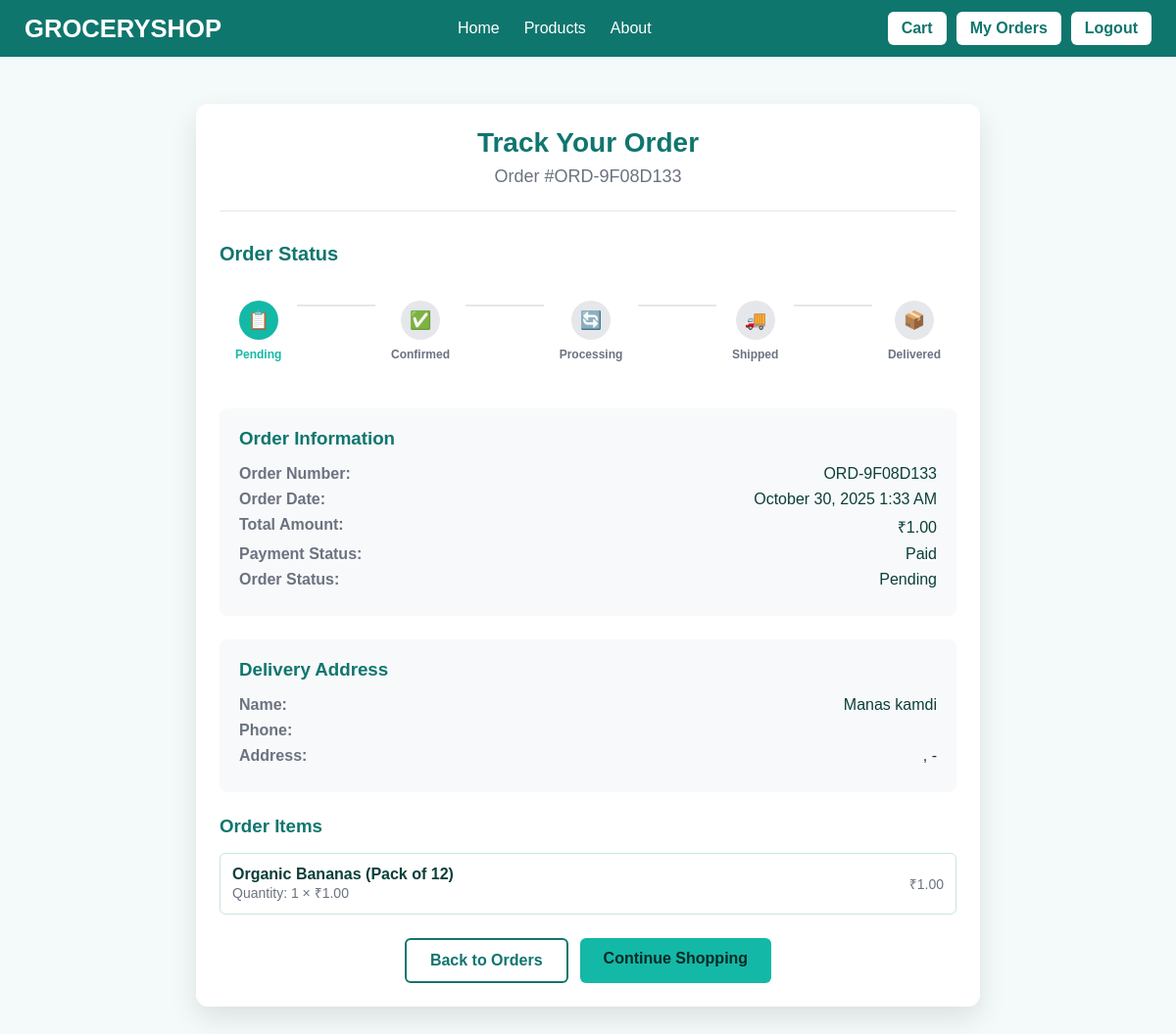
Page /track-order/ORD-9F08D133/ (signed in) on the committed database.
### GroceryShopApp/models.py (models this page shows, shortened)
class Order(models.Model):
    ORDER_STATUS_CHOICES = [
        ('pending', 'Pending'),
        ('confirmed', 'Confirmed'),
        ('processing', 'Processing'),
        ('shipped', 'Shipped'),
        ('delivered', 'Delivered'),
        ('cancelled', 'Cancelled'),
    ]
    PAYMENT_STATUS_CHOICES = [
        ('pending', 'Pending'),
        ('paid', 'Paid'),
        ('failed', 'Failed'),
        ('refunded', 'Refunded'),
    ]
    user = models.ForeignKey(User, on_delete=models.CASCADE)
    order_number = models.CharField(max_length=20, unique=True)
    total_amount = models.DecimalField(max_digits=10, decimal_places=2)
    order_status = models.CharField(max_length=20, choices=ORDER_STATUS_CHOICES, default='pending')
    payment_status = models.CharField(max_length=20, choices=PAYMENT_STATUS_CHOICES, default='pending')
    payment_id = models.CharField(max_length=100, blank=True, null=True)
    delivery_name = models.CharField(max_length=100)
    delivery_phone = models.CharField(max_length=20)
    delivery_address = models.CharField(max_length=255)
    delivery_area = models.CharField(max_length=100)
    delivery_landmark = models.CharField(max_length=100, blank=True, null=True)
    delivery_pincode = models.CharField(max_length=10)
    created_at = models.DateTimeField(auto_now_add=True)
    updated_at = models.DateTimeField(auto_now=True)

class OrderItem(models.Model):
    order = models.ForeignKey(Order, on_delete=models.CASCADE)
    product = models.ForeignKey(Product, on_delete=models.CASCADE)
    quantity = models.PositiveIntegerField()
    price = models.DecimalField(max_digits=10, decimal_places=2)  # Price at time of order
    @property
    def total_price(self):
        if self.price is None or self.quantity is None:
            return 0
        return self.price * self.quantity

class Product(models.Model):
    name = models.CharField(max_length=200)
    description = models.TextField(blank=True)
    price = models.DecimalField(max_digits=10, decimal_places=2)
    image = models.ImageField(upload_to='products/', blank=True, null=True)
    stock_quantity = models.PositiveIntegerField(default=0)
    category = models.CharField(max_length=100, blank=True)
    created_at = models.DateTimeField(auto_now_add=True)
    updated_at = models.DateTimeField(auto_now=True)

### GroceryShopApp/views.py (the view)
# urls.py: path("track-order/<str:order_number>/", views.track_order, name="track_order"),
@login_required
def track_order(request, order_number):
    order = get_object_or_404(Order, order_number=order_number, user=request.user)
    order_status_list = [
        ("pending", "📋", "Pending"),
        ("confirmed", "✅", "Confirmed"),
        ("processing", "🔄", "Processing"),
        ("shipped", "🚚", "Shipped"),
        ("delivered", "📦", "Delivered"),
    ]
    return render(request, "TrackOrder.html", {"order": order, "order_status_list": order_status_list})

### templates/TrackOrder.html (shortened to what this page needs)
<!DOCTYPE html>
<html lang="en">
<head>
    {% load static %}
</head>
<body>
    {% include 'Navbar.html' %}
    <div class="container">
        <div class="order-header">
            <h1 class="order-title">Track Your Order</h1>
            <p class="order-number">Order #{{ order.order_number }}</p>
        </div>
        {% if order %}
            <div class="tracking-section">
                <h3 class="tracking-title">Order Status</h3>
                <div class="tracking-steps">
                    <div class="step {% if order.order_status == 'pending' %}current{% elif order.order_status in 'confirmed,processing,shipped,delivered' %}completed{% else %}pending{% endif %}">
                        <div class="step-icon">📋</div>
                        <div class="step-label">Pending</div>
                    </div>
                    <div class="step {% if order.order_status == 'confirmed' %}current{% elif order.order_status in 'processing,shipped,delivered' %}completed{% else %}pending{% endif %}">
                        <div class="step-icon">✅</div>
                        <div class="step-label">Confirmed</div>
                    </div>
                    <div class="step {% if order.order_status == 'processing' %}current{% elif order.order_status in 'shipped,delivered' %}completed{% else %}pending{% endif %}">
                        <div class="step-icon">🔄</div>
                        <div class="step-label">Processing</div>
                    </div>
                    <div class="step {% if order.order_status == 'shipped' %}current{% elif order.order_status == 'delivered' %}completed{% else %}pending{% endif %}">
                        <div class="step-icon">🚚</div>
                        <div class="step-label">Shipped</div>
                    </div>
                    <div class="step {% if order.order_status == 'delivered' %}completed{% else %}pending{% endif %}">
                        <div class="step-icon">📦</div>
                        <div class="step-label">Delivered</div>
                    </div>
                </div>
            </div>
            <div class="order-details">
                <h3>Order Information</h3>
                <div class="detail-row">
                    <span class="detail-label">Order Number:</span>
                    <span class="detail-value">{{ order.order_number }}</span>
                </div>
                <div class="detail-row">
                    <span class="detail-label">Order Date:</span>
                    <span class="detail-value">{{ order.created_at|date:"F d, Y g:i A" }}</span>
                </div>
                <div class="detail-row">
                    <span class="detail-label">Total Amount:</span>
                    <span class="detail-value">₹{{ order.total_amount }}</span>
                </div>
                <div class="detail-row">
                    <span class="detail-label">Payment Status:</span>
                    <span class="detail-value">{{ order.get_payment_status_display }}</span>
                </div>
                <div class="detail-row">
                    <span class="detail-label">Order Status:</span>
                    <span class="detail-value">{{ order.get_order_status_display }}</span>
                </div>
            </div>
            <div class="order-details">
                <h3>Delivery Address</h3>
                <div class="detail-row">
                    <span class="detail-label">Name:</span>
                    <span class="detail-value">{{ order.delivery_name }}</span>
                </div>
                <div class="detail-row">
                    <span class="detail-label">Phone:</span>
                </div>
                <div class="detail-row">
                    <span class="detail-label">Address:</span>
                    <span class="detail-value">{{ order.delivery_address }}, {{ order.delivery_area }}{% if order.delivery_landmark %}, {{ order.delivery_landmark }}{% endif %} - {{ order.delivery_pincode }}</span>
                </div>
            </div>
            <div class="order-items">
                <h3>Order Items</h3>
                <div class="item-list">
                    {% for item in order.orderitem_set.all %}
                    <div class="item">
                        <div>
                            <div class="item-name">{{ item.product.name }}</div>
                            <div class="item-details">Quantity: {{ item.quantity }} × ₹{{ item.price }}</div>
                        </div>
                        <div class="item-details">₹{{ item.total_price }}</div>
                    </div>
                    {% endfor %}
                </div>
            </div>
            <div class="actions">
                <a href="{% url 'my_orders' %}" class="btn-secondary">Back to Orders</a>
                <a href="{% url 'products' %}" class="btn-primary">Continue Shopping</a>
            </div>
        {% endif %}
    </div>
</body>
</html>

### templates/TrackOrder.html (style rules this page uses)
:root { --bg: #f3faf9; --text: #0b3f3a; --brand: #0f766e; --primary: #14b8a6; --primary-strong: #0ea5a3; --on-primary: #062a27; --field: #ffffff; --field-border: #c7e7e2; --success: #10b981; --error: #ef4444; --warning: #f59e0b; }
body { margin: 0; font-family: system-ui, -apple-system, Segoe UI, Roboto, Helvetica, Arial, "Apple Color Emoji", "Segoe UI Emoji"; background: var(--bg); color: var(--text); }
.container { max-width: 800px; margin: 48px auto; background: #ffffff; padding: 24px; border-radius: 12px; box-shadow: 0 12px 28px rgba(0, 0, 0, 0.10); }
.order-header { text-align: center; margin-bottom: 32px; padding-bottom: 24px; border-bottom: 1px solid #e5e7eb; }
.order-title { font-size: 28px; color: var(--brand); margin: 0 0 8px 0; }
.order-number { font-size: 18px; color: #6b7280; margin: 0; }
.tracking-section { margin-bottom: 32px; }
.tracking-title { font-size: 20px; color: var(--brand); margin: 0 0 20px 0; }
.tracking-steps { display: flex; justify-content: space-between; align-items: center; margin-bottom: 24px; position: relative; }
.tracking-steps::before { content: ''; position: absolute; top: 20px; left: 0; right: 0; height: 2px; background: #e5e7eb; z-index: 1; }
.step { display: flex; flex-direction: column; align-items: center; position: relative; z-index: 2; background: var(--field); padding: 16px; border-radius: 8px; }
.step-icon { width: 40px; height: 40px; border-radius: 50%; display: flex; align-items: center; justify-content: center; font-size: 18px; margin-bottom: 8px; transition: all 0.3s ease; }
.step.current .step-icon { background: var(--primary); color: white; }
.step.pending .step-icon { background: #e5e7eb; color: #6b7280; }
.step-label { font-size: 12px; font-weight: 600; text-align: center; color: var(--text); }
.step.current .step-label { color: var(--primary); }
.step.pending .step-label { color: #6b7280; }
.order-details { background: #f8f9fa; padding: 20px; border-radius: 8px; margin-bottom: 24px; }
.order-details h3 { margin: 0 0 16px 0; color: var(--brand); }
.detail-row { display: flex; justify-content: space-between; margin-bottom: 8px; }
.detail-label { font-weight: 600; color: #6b7280; }
.detail-value { color: var(--text); }
.order-items { margin-bottom: 24px; }
.order-items h3 { margin: 0 0 16px 0; color: var(--brand); }
.item-list { display: grid; gap: 12px; }
.item { display: flex; justify-content: space-between; align-items: center; padding: 12px; background: var(--field); border-radius: 6px; border: 1px solid var(--field-border); }
.item-name { font-weight: 600; }
.item-details { color: #6b7280; font-size: 14px; }
.actions { display: flex; gap: 12px; justify-content: center; }
.btn-primary { padding: 12px 24px; background: var(--primary); color: var(--on-primary); text-decoration: none; border-radius: 6px; font-weight: 600; transition: background-color 160ms ease; }
.btn-secondary { padding: 12px 24px; background: transparent; color: var(--brand); text-decoration: none; border: 2px solid var(--brand); border-radius: 6px; font-weight: 600; transition: all 160ms ease; }

### templates/Navbar.html (style rules this page uses)
* { margin: 0; padding: 0; box-sizing: border-box; font-family: "Poppins", sans-serif; }

### rows in the picture
Order: order_number "ORD-9F08D133", created_at "October 30, 2025 1:33 AM", total_amount "1.00", payment_status "Paid", order_status "Pending", delivery_name "Manas kamdi"
OrderItem: product.name "Organic Bananas (Pack of 12)", quantity "1", price "1.00", total_price "1.00"
